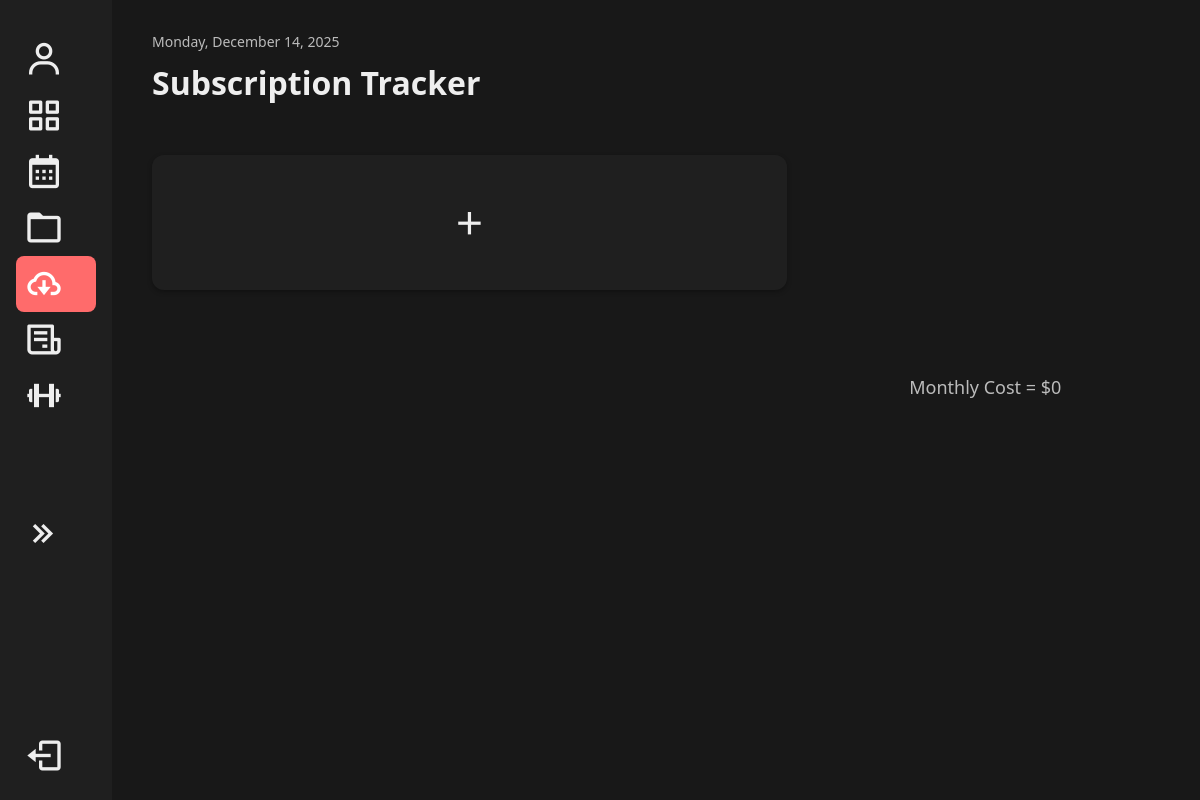
Before: /Subscription/ (signed in) with the older database file.
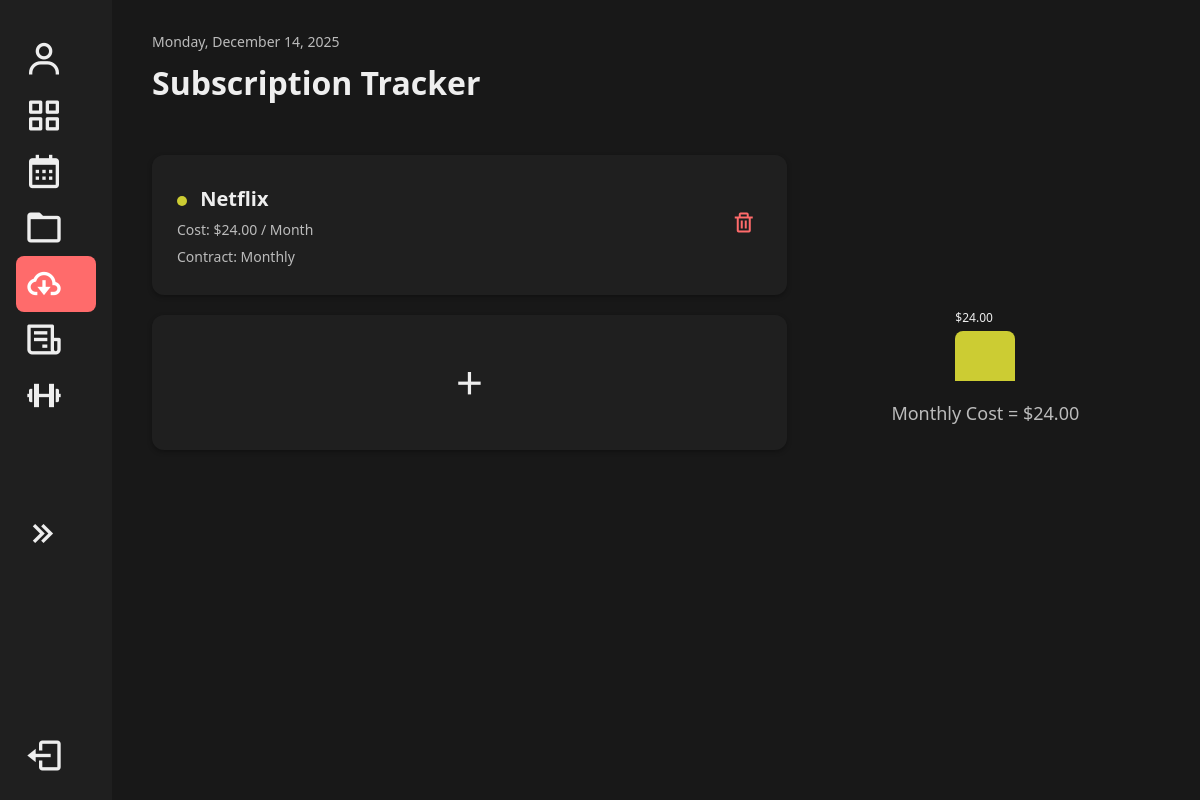
After: the same page with the newer database file.
### main/models.py (models this page shows, shortened)
class sub(models.Model):
    name = models.CharField(max_length=100)
    cost = models.DecimalField(max_digits=10, decimal_places=2)
    renewal_date = models.DateField(null=True, blank=True)
    contract_type = models.CharField(max_length=50, default='NA')
    STATUS_CHOICES = [
        ('active', 'Active'),
        ('suspended', 'Suspended'),
        ('canceled', 'Canceled'),
    ]
    status = models.CharField(max_length=10, choices=STATUS_CHOICES)

### main/views.py (the view)
# urls.py: path('Subscription/', views.SubscriptionTracker, name='Subscription'),
@login_required
def SubscriptionTracker(request):
    subs = sub.objects.all()
    total_cost = sum(b.cost for b in subs)
    subs_with_colors = [
        {
            "obj": sub,
            "hue": (index + 1) * 60
        }
        for index, sub in enumerate(subs)
    ]
    return render(request, 'Subscription.html', {
        'subs': subs_with_colors,
        'total_cost': total_cost
    })

### main/templates/Subscription.html (shortened to what this page needs)
<!DOCTYPE html>
<html lang="en">
<head>
  {% load static %}
  <link rel="stylesheet" href="{% static 'index.css' %}?v=2">
  <link href='https://unpkg.com/boxicons@2.1.4/css/boxicons.min.css' rel='stylesheet'>
</head>
<body>
  <div class="container">
    <aside>
      <nav class="nav">
        <ul class="nav-links">
          <li>
            <a href="{% url 'UserProfile' %}" {% if request.resolver_match.url_name == 'TaskManager' %}{% endif %}>
              <i class='bx bx bx-user'></i><span><strong>{{ user.username }}</strong></span>
            </a>
          </li>
          <li>
            <a href="{% url 'TaskManager' %}" {% if request.resolver_match.url_name == 'TaskManager' %}class="active"{% endif %}>
              <i class='bx bx-grid-alt'></i><span>Task Manager</span>
            </a>
          </li>
          <li>
            <a href="{% url 'calender' %}" {% if request.resolver_match.url_name == 'calender' %}class="active"{% endif %}>
              <i class='bx bx-calendar'></i><span>Calendar</span>
            </a>
          </li>
          <li>
            <a href="{% url 'confirm_password' %}" {% if request.resolver_match.url_name == 'DocumentStorage' %}class="active"{% endif %}>
              <i class='bx bx-folder'></i><span>Document Manager</span>
            </a>
          </li>
          <li>
            <a href="{% url 'Subscription' %}" {% if request.resolver_match.url_name == 'Subscription' %}class="active"{% endif %}>
              <i class='bx bx-cloud-download'></i><span>Subscription Tracker</span>
            </a>
          </li>
          <li>
            <a href="{% url 'BillManager' %}" {% if request.resolver_match.url_name == 'BillManager' %}class="active"{% endif %}>
              <i class='bx bx-receipt'></i><span>Bill Manager</span>
            </a>
          </li>
          <li>
            <a href="{% url 'HealthManager' %}" {% if request.resolver_match.url_name == 'HealthManager' %}class="active"{% endif %}>
              <i class='bx bx-dumbbell'></i><span>Health Manager</span>
            </a>
          </li>
        </ul>
        <div class="collapse-btn">
          <a href="#" data-resize-btn>
            <i class='bx bx-chevrons-right'></i><span>Collapse</span>
          </a>
        </div>
        <div class="logout-btn">
          <a href="{% url 'login' %}">
            <i class='bx bx-log-out'></i><span>Logout</span>
          </a>
        </div>
      </nav>
    </aside>
    <main class="content">
      <header class="header">
        <div class="date">Monday, December 14, 2025</div>
        <h1>Subscription Tracker</h1>
      </header>
      <div class="subscription-layout">
        <section class="subscription-list">
          {% for sub in subs %}
          <div class="subscription-item">
            <div class="details">
              <h3>
                <span class="status-dot" style="background-color: hsl({{ sub.hue }}, 60%, 50%)"></span>
                {{ sub.obj.name }}
              </h3>
              <p>Cost: ${{ sub.obj.cost }} / Month
              </p>
              <p>Contract: {{ sub.obj.contract_type }}</p>
            </div>
            <button class="delete-btn" onclick="openConfirmModal({{ sub.obj.id }})">
              <i class='bx bx-trash'></i>
            </button>
          </div>
          {% endfor %}
          <div>
            <a href="{% url 'add_item' 'subscription' %}" class="add-btn">
              <i class='bx bx-plus'></i>
            </a>
          </div>
        </section>
        <section class="chart-section">
          <div class="chart">
            {% for sub in subs %}
            <div class="bar"
                style="height: {{ sub.obj.cost|floatformat:0 }}px; background-color: hsl({{ sub.hue }}, 60%, 50%);">
              <span>${{ sub.obj.cost }}</span>
            </div>
            {% endfor %}
          </div>
          <div class="total-cost">Monthly Cost = ${{ total_cost }}</div>
        </section>
      </div>
    </main>
  </div>
</body>
</html>

Changed rows visible on the page:
added sub: obj.name "Netflix", obj.cost "24.00", obj.contract_type "Monthly"
Other visible differences:
{{ total_cost }}: "0" → "24.00"
